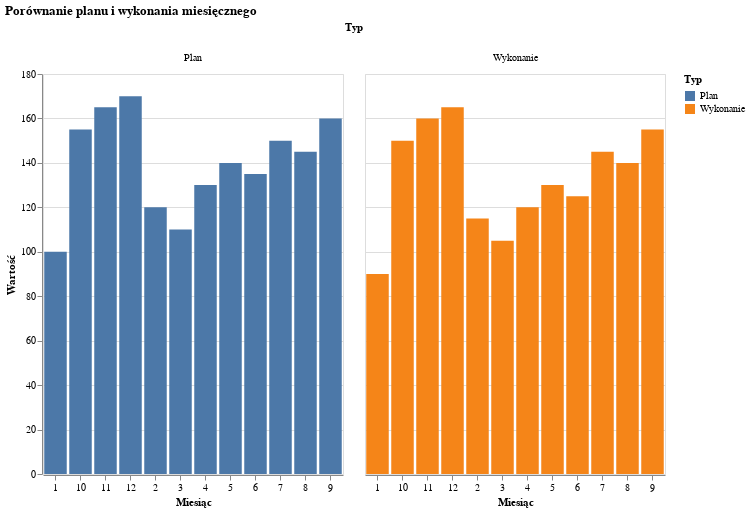

The notebook cell this image was saved under:
### Code cell
import pandas as pd
import altair as alt

# Przykładowe dane
data = pd.DataFrame({
    'Miesiąc': list(range(1, 13)) * 2,
    'Typ': ['Plan'] * 12 + ['Wykonanie'] * 12,
    'Wartość': [100, 120, 110, 130, 140, 135, 150, 145, 160, 155, 165, 170,
                90, 115, 105, 120, 130, 125, 145, 140, 155, 150, 160, 165]
})

# Konwersja numeru miesiąca na etykietę (opcjonalnie)
data['Miesiąc'] = data['Miesiąc'].astype(str)

# Wykres słupkowy
chart = alt.Chart(data).mark_bar().encode(
    x=alt.X('Miesiąc:N', title='Miesiąc', axis=alt.Axis(labelAngle=0)),
    y=alt.Y('Wartość:Q', title='Wartość'),
    color='Typ:N',
    column='Typ:N'
).properties(
    width=300,
    height=400,
    title='Porównanie planu i wykonania miesięcznego'
)

chart

### Figure 1 — Vega-Lite specification as saved in the notebook (floating-point values rounded to 4 significant figures)
{"config": {"view": {"continuousWidth": 300, "continuousHeight": 300}}, "data": {"name": "data-53d130e97462c242d31559943a84a3b7"}, "mark": {"type": "bar"}, "encoding": {"color": {"field": "Typ", "type": "nominal"}, "column": {"field": "Typ", "type": "nominal"}, "x": {"axis": {"labelAngle": 0}, "field": "Miesiąc", "title": "Miesiąc", "type": "nominal"}, "y": {"field": "Wartość", "title": "Wartość", "type": "quantitative"}}, "height": 400, "title": "Porównanie planu i wykonania miesięcznego", "width": 300, "$schema": "https://vega.github.io/schema/vega-lite/v5.20.1.json", "datasets": {"data-53d130e97462c242d31559943a84a3b7": [{"Miesiąc": "1", "Typ": "Plan", "Wartość": 100}, {"Miesiąc": "2", "Typ": "Plan", "Wartość": 120}, {"Miesiąc": "3", "Typ": "Plan", "Wartość": 110}, {"Miesiąc": "4", "Typ": "Plan", "Wartość": 130}, {"Miesiąc": "5", "Typ": "Plan", "Wartość": 140}, {"Miesiąc": "6", "Typ": "Plan", "Wartość": 135}, {"Miesiąc": "7", "Typ": "Plan", "Wartość": 150}, {"Miesiąc": "8", "Typ": "Plan", "Wartość": 145}, {"Miesiąc": "9", "Typ": "Plan", "Wartość": 160}, {"Miesiąc": "10", "Typ": "Plan", "Wartość": 155}, {"Miesiąc": "11", "Typ": "Plan", "Wartość": 165}, {"Miesiąc": "12", "Typ": "Plan", "Wartość": 170}, {"Miesiąc": "1", "Typ": "Wykonanie", "Wartość": 90}, {"Miesiąc": "2", "Typ": "Wykonanie", "Wartość": 115}, {"Miesiąc": "3", "Typ": "Wykonanie", "Wartość": 105}, {"Miesiąc": "4", "Typ": "Wykonanie", "Wartość": 120}, {"Miesiąc": "5", "Typ": "Wykonanie", "Wartość": 130}, {"Miesiąc": "6", "Typ": "Wykonanie", "Wartość": 125}, {"Miesiąc": "7", "Typ": "Wykonanie", "Wartość": 145}, {"Miesiąc": "8", "Typ": "Wykonanie", "Wartość": 140}, {"Miesiąc": "9", "Typ": "Wykonanie", "Wartość": 155}, {"Miesiąc": "10", "Typ": "Wykonanie", "Wartość": 150}, {"Miesiąc": "11", "Typ": "Wykonanie", "Wartość": 160}, {"Miesiąc": "12", "Typ": "Wykonanie", "Wartość": 165}]}}
